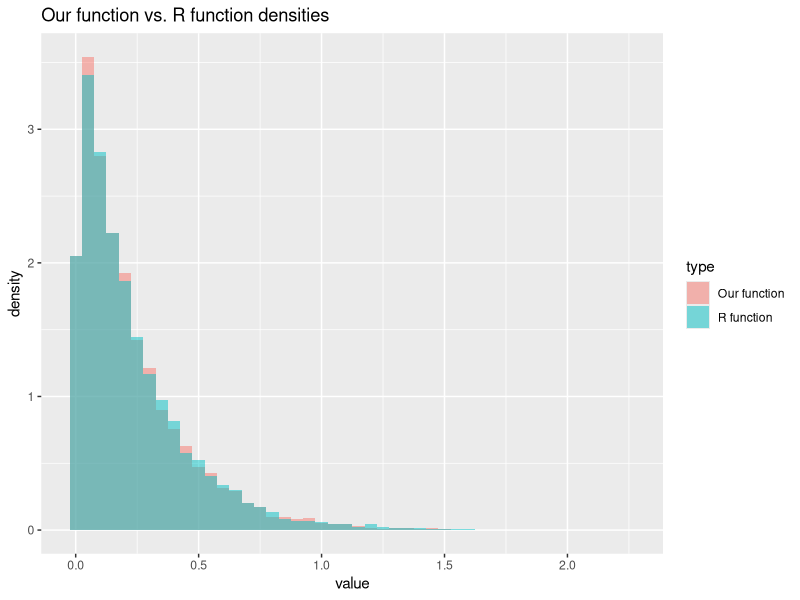
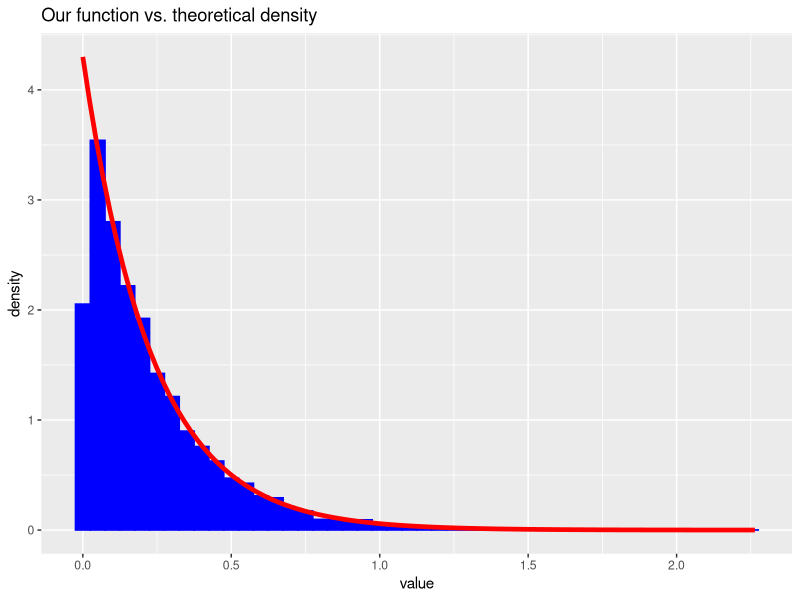
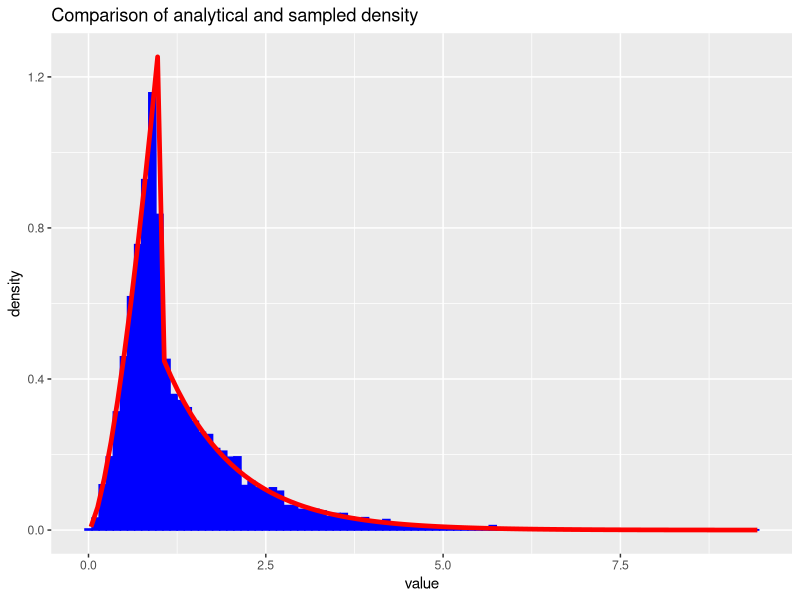
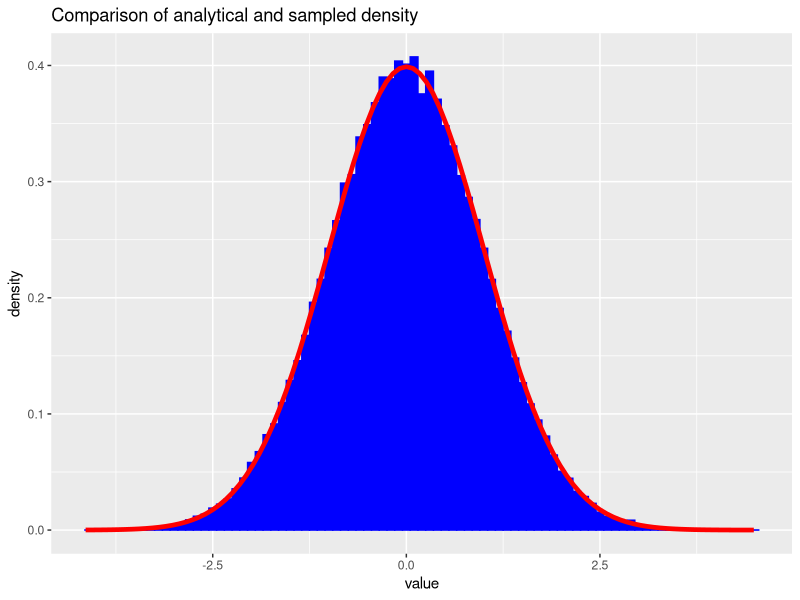
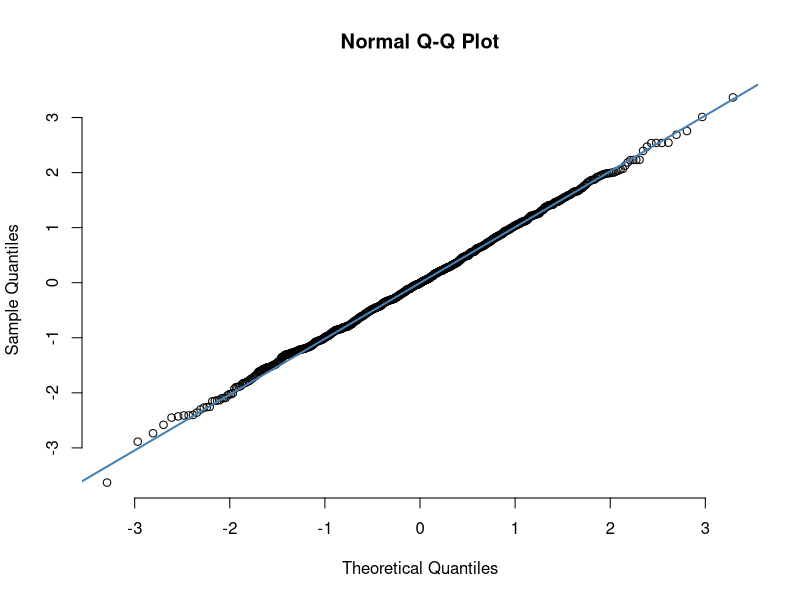
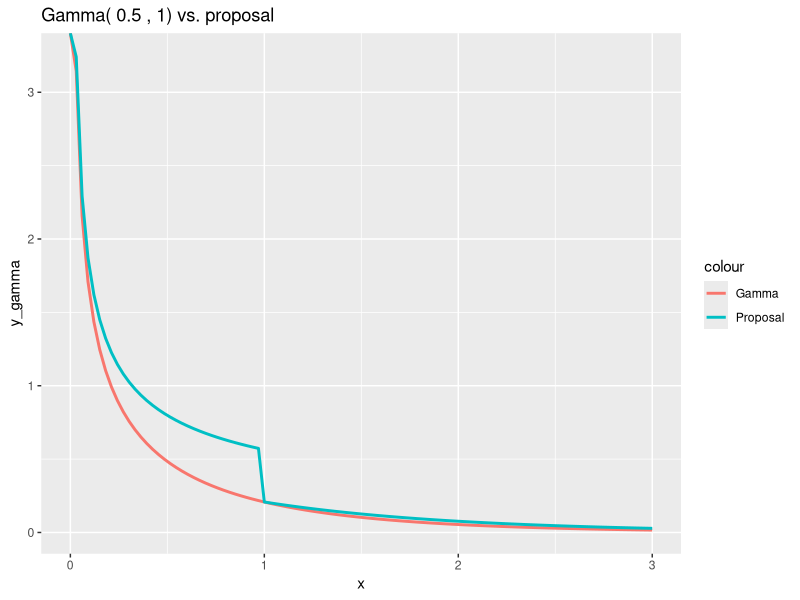
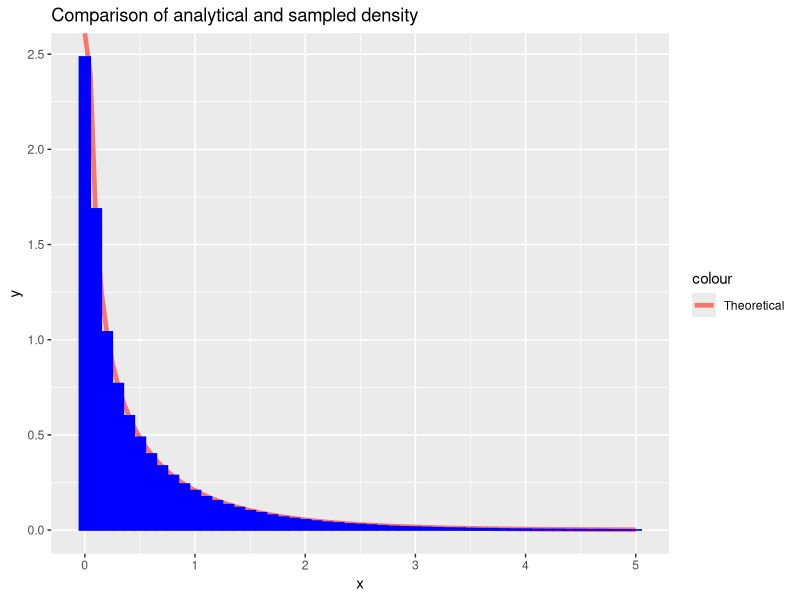

Here is the R script that generated these plots, in order:
## ---- chunk 1
library(formatR)
showsol <- FALSE
library(knitr)
opts_chunk$set(tidy.opts = list(width.cutoff = 68), tidy = TRUE, warning = FALSE, error = FALSE, message = FALSE, echo = TRUE)
## ---- chunk 2
library(ggplot2)
exponential<- function(lambda, n){
  u = runif(n)
  x = -1/lambda*log(u)
  return(x)
}
## ---- chunk 3
n = 10000
lambda = 4.300
y = rexp(n, lambda)
x = exponential(lambda,n)
cat('Theoretical mean: ', 1/lambda,' Computed mean: ', mean(x),'\n')
cat('Theoretical variance: ', 1/lambda^2, ' Computed variance: ', var(x))
## ---- chunk 4
rfunc = data.frame(value = y)
ourfunc = data.frame(value = x)
rfunc$type = 'R function'
ourfunc$type = 'Our function'
df = rbind(rfunc,ourfunc)
ggplot(df, aes(value, fill = type)) + 
   geom_histogram(alpha = 0.5, aes(y = ..density..), binwidth = 0.05, position = 'identity') + ggtitle("Our function vs. R function densities")
df2 <- data.frame(theo=seq(0,max(x),length.out=n), value=x)
h <- ggplot(df2, aes(x = value))
h <- h + geom_histogram(aes(y = ..density..), binwidth=0.05, fill = 'blue', color = 'blue') +stat_function(fun=dexp,geom = "line",size=1.6,col="red",args = (mean=lambda))
h <- h + ggtitle("Our function vs. theoretical density")
h
## ---- chunk 5
f_A2 = function(x, alpha){
  c = alpha*exp(1)/(alpha+exp(1))
  result = vector(length = length(x))
  result[x<1.] = sapply(x[x<1.], function(x) c*x^(alpha - 1))
  result[x>=1.] = sapply(x[x>=1.], function(x) c*exp(-x))
  return(result)
}

F_inv = function(n, alpha){
  c = alpha*exp(1)/(alpha+exp(1))
  u = runif(n)
  result = vector(length = n)
  result[u < c/alpha] = (alpha/c * u[u < c/alpha])^(1/alpha)
  result[u >= c/alpha] = -log(1/alpha + exp(-1) - u[u >= c/alpha]/c)
  return(result)
}

alpha = 2.5
n = 10000
xsamples = F_inv(n, alpha)
c = alpha*exp(1)/(alpha+exp(1))
mean = c/(alpha+1) + 2*c/exp(1)
cat('Theoretical mean: ', mean, ' Sampled mean: ', mean(xsamples))
## ---- chunk 6
variance = c/(alpha+2)+5*c/exp(1) - mean^2
cat('Theoretical variance: ', variance, ' Sampled variance: ', var(xsamples))
## ---- chunk 7
df2 <- data.frame(theo=seq(0,max(xsamples),length.out=n), value=xsamples)
h <- ggplot(df2, aes(x = value))
h <- h + geom_histogram(aes(y = ..density..), binwidth=0.1, col = 'blue', fill = 'blue') +stat_function(fun=f_A2,geom = "line",size=1.6,col="red",args = (mean=alpha))
h <- h + ggtitle("Comparison of analytical and sampled density")
h
## ---- chunk 8
normal <- function(n){
  x_1 <- runif(n/2)
  x_2 <- exponential(1/2, n/2)
  y_1 <- sqrt(x_2)*cos(2*pi*x_1)
  y_2 <- sqrt(x_2)*sin(2*pi*x_1)
  y <- c(y_1,y_2)
  return(y)
}
## ---- chunk 9
n = 100000
x <- normal(n)
cat('Theoretical mean: ', 0,' Computed mean: ', mean(x),'\n')
cat('Theoretical variance: ', 1, ' Computed variance: ', var(x))
## ---- chunk 10
df2 <- data.frame(theo=seq(0,max(x),length.out=n), value=x)
h <- ggplot(df2, aes(x = value))
h <- h + geom_histogram(aes(y = ..density..), binwidth=0.1, col = 'blue', fill = 'blue') +stat_function(fun=dnorm,geom = "line",size=1.6,col="red",args = list(mean=0, sd = 1))
h <- h + ggtitle("Comparison of analytical and sampled density")
h
x <- normal(1000)
qqnorm(x, pch = 1, frame = FALSE)
qqline(x, col = "steelblue", lwd = 2)
## ---- chunk 11
normal_d <- function(d, mu, sigma){
  x <- normal(d)
  y <- mu + t(chol(sigma))%*%x
  return(y)
}
## ---- chunk 12
d = 2
n = 100000
mu = c(1,2)
sigma = matrix(c(2.5,3,3,10),ncol=2,nrow=2)
sample = matrix(rep(1,d*n), ncol = d, nrow = n)
for (i in 1:n){
  sample[i,] <- normal_d(d,mu,sigma)
}
average = apply(sample, 2,mean)
average
covmat = cov(sample)
covmat
## ---- chunk 13
library(nortest)
ad.test(sample)
## ---- chunk 14
library(pracma)

x = linspace(0, 3, 100)
alpha = 0.5
y_gamma = dgamma(x, shape=alpha, rate=1)
y_prop = 1/(gamma(alpha)) * (1/alpha + exp(-1))*f_A2(x, alpha)

df10 = data.frame(x, y_gamma, y_prop)
h <- ggplot(data.frame(x, y_gamma, y_prop))
h = h + geom_line(aes(x = x, y = y_gamma, colour="Gamma"), size=1.)
h = h + geom_line(aes(x = x, y = y_prop, color="Proposal"), size=1.)
h = h + ggtitle(paste("Gamma(",toString(alpha),", 1) vs. proposal"))
h

## ---- chunk 15
library(pracma)
c = 1
alpha = 0.5
rate = 1

sample_gamma = function(n=1000){
  uniform2 = runif(n)
  x = F_inv(n, alpha)
  c = 1/(gamma(alpha)) * (1/alpha + exp(-1))
  
  probs = dgamma(x, alpha, rate) / (c * f_A2(x, alpha))
  return(x[uniform2 <= probs])
}

g_samples <- sample_gamma(1000000)
g_samples_filt <- g_samples[g_samples < 5]
df12 = data.frame(x = g_samples_filt)

cat('Theoretical mean: ', alpha,' Computed mean: ', mean(g_samples),'\n')
cat('Theoretical variance: ', alpha, ' Computed variance: ', var(g_samples))

c = 1/(gamma(alpha)) * (1/alpha + exp(-1))

x_val = linspace(0, 5, 100)

df11 <- data.frame(x = x_val, y=dgamma(x_val, alpha, rate))

h <- ggplot()
h <- h + geom_line(data=df11, aes(x=x, y=y, color="Theoretical"), size=1.6)
h <- h + geom_histogram(data=df12, aes(x=x, y=..density.., color="Sampled"), binwidth=0.1, col = 'blue', fill = 'blue') 
h <- h + ggtitle("Comparison of analytical and sampled density")
h
